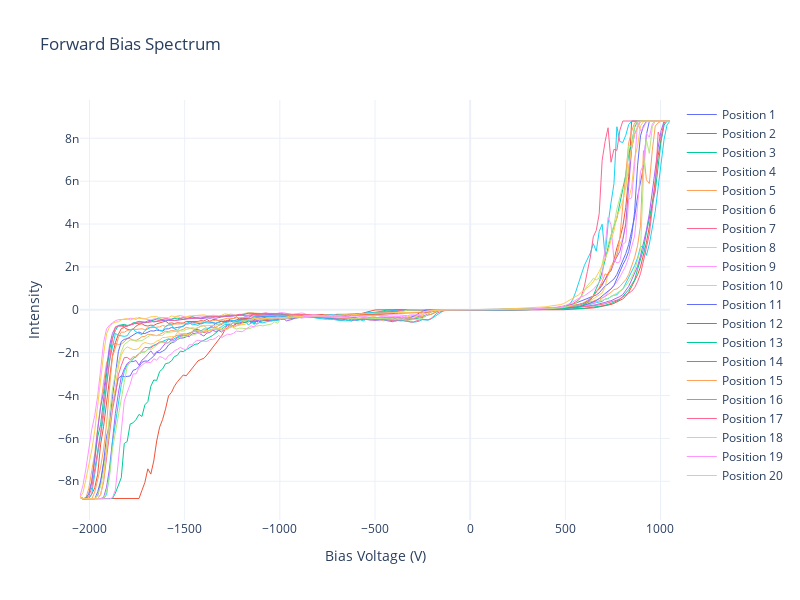
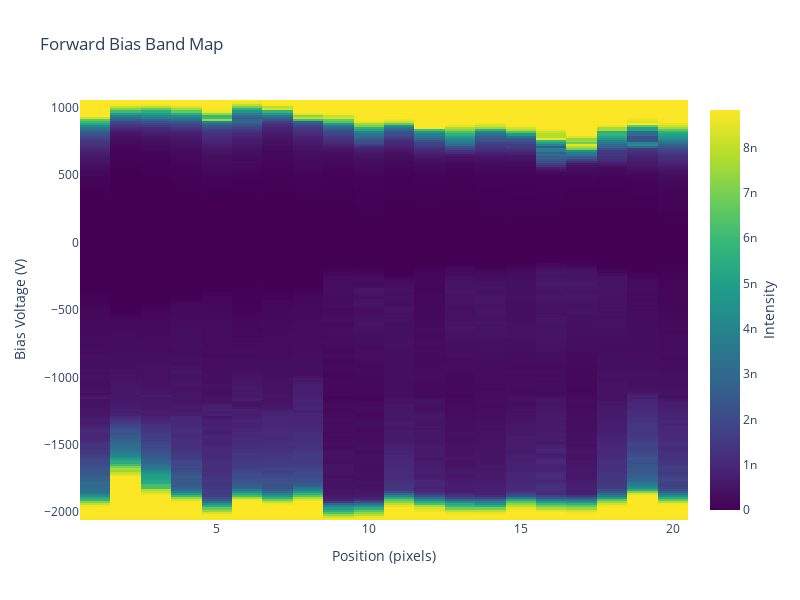

The notebook cell these images were saved under, in order:
### Code cell
import numpy as np
from typing import Dict, List, Tuple
import plotly.graph_objects as go
from plotly.subplots import make_subplots

# Method 1: Simple Max/Min Detection (IVCutter Style)
# Based on the efficient approach from SXM_file_reader.py

def detect_bias_pattern_simple(bias_values: np.ndarray) -> Dict:
    """
    簡單的偏壓模式檢測方法 - 基於最大/最小值檢測
    這是 IVCutter 函數的核心邏輯，高效且實用
    
    Args:
        bias_values: 偏壓值數組
    
    Returns:
        Dict: 檢測結果包含前向/後向掃描段
    """
    if len(bias_values) < 2:
        return {
            'method': 'simple_max_min',
            'forward_segments': [list(range(len(bias_values)))],
            'backward_segments': [],
            'n_cycles': 1,
            'pattern_type': 'single_point' if len(bias_values) == 1 else 'forward_only'
        }
    
    # 找到偏壓的最大值和最小值
    bias_starter = bias_values[0]
    bias_max = np.max(bias_values)
    bias_min = np.min(bias_values)
    
    # 確定掃描的終點值
    if bias_starter == bias_max:
        bias_ender = bias_min
    else:
        bias_ender = bias_max
    
    # 找到起始點和終點的所有索引位置
    start_points = np.where(bias_values == bias_starter)[0]
    end_points = np.where(bias_values == bias_ender)[0]
    
    print(f"🔍 Simple Detection Results:")
    print(f"  Bias range: {bias_min:.3f}V to {bias_max:.3f}V")
    print(f"  Starter bias: {bias_starter:.3f}V (found at indices: {start_points})")
    print(f"  Ender bias: {bias_ender:.3f}V (found at indices: {end_points})")
    
    # 確定掃描週期數
    ramp_cycle = len(end_points) 
    
    forward_segments = []
    backward_segments = []
    
    # 紀錄線段的方式只需要記錄起始和終止點的索引
    # 分析掃描模式
    if len(start_points) == 1 and len(end_points) == 1:
        # 單一前向掃描
        forward_segments.append((start_points[0], end_points[0]))
        
        pattern_type = 'single_forward'
        
    elif len(start_points) == len(end_points):
        # 多次前向掃描
        for i in range(len(start_points)):
            # 前向掃描：從起始點到終點
            forward_segments.append((start_points[i], end_points[i]))
                
        pattern_type = f'multiple_forward_{len(forward_segments)}f'
        
    elif len(start_points) == (len(end_points) + 1):
        # 來回掃描模式
        for i in range(len(end_points)):
            # 前向掃描：從起始點到終點
            forward_segments.append((start_points[i], end_points[i]))
            # 後向掃描：從終點到下一個起始點
            backward_segments.append((end_points[i], start_points[i + 1]))

        pattern_type = f'raster_{len(backward_segments)}'

    print(f"  Detected pattern: {pattern_type}")
    print(f"  Forward segments: {len(forward_segments)}")
    print(f"  Backward segments: {len(backward_segments)}")
    
    return {
        'method': 'simple_max_min',
        'forward_segments': forward_segments,
        'backward_segments': backward_segments,
        'n_cycles': ramp_cycle,
        'pattern_type': pattern_type,
        'bias_starter': bias_starter,
        'bias_ender': bias_ender,
        'start_points': start_points.tolist(),
        'end_points': end_points.tolist()
    }

# 以下是測試數據和嘗試繪製能帶圖
# 測試數據，使用data_3d
test_data_3d = dat_data.get('data_3d', None)

# 取得偏壓範圍
bias_voltages = dat_data.get('bias_values', None)
bias_result = detect_bias_pattern_simple(bias_voltages)

# 列出解析後的結果
print("Bias Pattern Detection Result:")
print(f"  Method: {bias_result['method']}")
print(f"  Forward segments: {(bias_result['forward_segments'])}")
print(f"  Backward segments: {(bias_result['backward_segments'])}")
print(f"  Number of cycles: {bias_result['n_cycles']}")
print(f"  Pattern type: {bias_result['pattern_type']}")
print(f"  Bias starter: {bias_result['bias_starter']:.3f}V")
print(f"  Bias ender: {bias_result['bias_ender']:.3f}V")
print(f"  Start points: {bias_result['start_points']}")
print(f"  End points: {bias_result['end_points']}")

# 先取出forward和backward掃描的數據
forward_bias = bias_voltages[bias_result['forward_segments'][0][0]:bias_result['forward_segments'][0][1] + 1]
backward_bias = bias_voltages[bias_result['backward_segments'][0][0]:bias_result['backward_segments'][0][1] + 1]

print(f"Forward Bias Range: {forward_bias[0]:.3f}V to {forward_bias[-1]:.3f}V")
print(f"Backward Bias Range: {backward_bias[0]:.3f}V to {backward_bias[-1]:.3f}V")

# 先確認是否要翻轉
test_data_3d = prepare_cits_for_display(test_data_3d, scan_direction)

# 先取一條線
line_index = 10  # 假設取第11條線

# 取20個點
line_sts = test_data_3d[:, line_index, 21:41]  # Shape: (n_bias, n_points)

# 將量測數據也依據偏壓模式分離
forward_signal = line_sts[bias_result['forward_segments'][0][0]:bias_result['forward_segments'][0][1] + 1, :]
backward_signal = line_sts[bias_result['backward_segments'][0][0]:bias_result['backward_segments'][0][1] + 1, :]
print(f"Forward Signal Shape: {forward_signal.shape}")
print(f"Backward Signal Shape: {backward_signal.shape}")

# 用plotly繪製能譜和能帶圖

# 能譜圖橫軸是偏壓、縱軸是強度，將各位置的曲線畫在一起，觀察不同位置的能譜差異
fig_spectrum = go.Figure()
for i in range(forward_signal.shape[1]):
    fig_spectrum.add_trace(go.Scatter(
        x=forward_bias,
        y=forward_signal[:, i],
        mode='lines',
        name=f'Position {i+1}',
        line=dict(width=1)
    ))

# 能帶圖則是橫軸是位置、縱軸是偏壓，顏色深淺顯示訊號強度。應該以熱力圖的形式繪製
fig_band = go.Figure()
# for i in range(forward_signal.shape[1]):
#     fig_band.add_trace(go.Heatmap(
#         z=forward_signal[:, i].reshape(-1, 1),  # 將每個位置的信號轉為列向量
#         x=[i + 1],  # 每個位置的索引
#         y=forward_bias,
#         colorscale='Viridis',
#         showscale=(i == forward_signal.shape[1] - 1),  # 最後一個顯示colorbar
#         colorbar=dict(
#             title=dict(text="Intensity", side="right"),
#             x=1.02,
#             len=0.8
#         ),
#         hovertemplate='Position: %{x}<br>Bias: %{y:.3f} V<br>Intensity: %{z:.2e}<extra></extra>'
#     ))
fig_band.add_trace(go.Heatmap(
    z=abs(forward_signal),
    x=list(range(1, forward_signal.shape[1] + 1)),  # 所有位置的索引
    y=forward_bias,  # 偏壓軸
    colorscale='Viridis',
    zsmooth=False,
    colorbar=dict(
        title=dict(text="Intensity", side="right")
    ),
    hovertemplate='Position: %{x}<br>Bias: %{y:.3f} V<br>Intensity: %{z:.2e}<extra></extra>'
))

    
# 更新圖表布局
fig_spectrum.update_layout(
    title="Forward Bias Spectrum",
    xaxis_title="Bias Voltage (V)",
    yaxis_title="Intensity",
    width=800,
    height=600,
    template="plotly_white"
)
fig_band.update_layout(
    title="Forward Bias Band Map",
    xaxis_title="Position (pixels)",
    yaxis_title="Bias Voltage (V)",
    width=800,
    height=600,
    template="plotly_white"
)
# 顯示圖表
fig_spectrum.show()
fig_band.show()

### Figure 1 — Plotly figure (JSON) as saved in the notebook; plotly's stock layout.template omitted (floating-point values rounded to 4 significant figures; data arrays with more than 128 entries replaced by an {"elided": "..."} marker saying what was removed)
{"data": [{"line": {"width": 1}, "mode": "lines", "name": "Position 1", "type": "scatter", "x": {"elided": "201 float values"}, "y": {"elided": "201 float values"}}, {"line": {"width": 1}, "mode": "lines", "name": "Position 2", "type": "scatter", "x": {"elided": "201 float values"}, "y": {"elided": "201 float values"}}, {"line": {"width": 1}, "mode": "lines", "name": "Position 3", "type": "scatter", "x": {"elided": "201 float values"}, "y": {"elided": "201 float values"}}, {"line": {"width": 1}, "mode": "lines", "name": "Position 4", "type": "scatter", "x": {"elided": "201 float values"}, "y": {"elided": "201 float values"}}, {"line": {"width": 1}, "mode": "lines", "name": "Position 5", "type": "scatter", "x": {"elided": "201 float values"}, "y": {"elided": "201 float values"}}, {"line": {"width": 1}, "mode": "lines", "name": "Position 6", "type": "scatter", "x": {"elided": "201 float values"}, "y": {"elided": "201 float values"}}, {"line": {"width": 1}, "mode": "lines", "name": "Position 7", "type": "scatter", "x": {"elided": "201 float values"}, "y": {"elided": "201 float values"}}, {"line": {"width": 1}, "mode": "lines", "name": "Position 8", "type": "scatter", "x": {"elided": "201 float values"}, "y": {"elided": "201 float values"}}, {"line": {"width": 1}, "mode": "lines", "name": "Position 9", "type": "scatter", "x": {"elided": "201 float values"}, "y": {"elided": "201 float values"}}, {"line": {"width": 1}, "mode": "lines", "name": "Position 10", "type": "scatter", "x": {"elided": "201 float values"}, "y": {"elided": "201 float values"}}, {"line": {"width": 1}, "mode": "lines", "name": "Position 11", "type": "scatter", "x": {"elided": "201 float values"}, "y": {"elided": "201 float values"}}, {"line": {"width": 1}, "mode": "lines", "name": "Position 12", "type": "scatter", "x": {"elided": "201 float values"}, "y": {"elided": "201 float values"}}, {"line": {"width": 1}, "mode": "lines", "name": "Position 13", "type": "scatter", "x": {"elided": "201 float values"}, "y": {"elided": "201 float values"}}, {"line": {"width": 1}, "mode": "lines", "name": "Position 14", "type": "scatter", "x": {"elided": "201 float values"}, "y": {"elided": "201 float values"}}, {"line": {"width": 1}, "mode": "lines", "name": "Position 15", "type": "scatter", "x": {"elided": "201 float values"}, "y": {"elided": "201 float values"}}, {"line": {"width": 1}, "mode": "lines", "name": "Position 16", "type": "scatter", "x": {"elided": "201 float values"}, "y": {"elided": "201 float values"}}, {"line": {"width": 1}, "mode": "lines", "name": "Position 17", "type": "scatter", "x": {"elided": "201 float values"}, "y": {"elided": "201 float values"}}, {"line": {"width": 1}, "mode": "lines", "name": "Position 18", "type": "scatter", "x": {"elided": "201 float values"}, "y": {"elided": "201 float values"}}, {"line": {"width": 1}, "mode": "lines", "name": "Position 19", "type": "scatter", "x": {"elided": "201 float values"}, "y": {"elided": "201 float values"}}, {"line": {"width": 1}, "mode": "lines", "name": "Position 20", "type": "scatter", "x": {"elided": "201 float values"}, "y": {"elided": "201 float values"}}], "layout": {"height": 600, "title": {"text": "Forward Bias Spectrum"}, "width": 800, "xaxis": {"title": {"text": "Bias Voltage (V)"}}, "yaxis": {"title": {"text": "Intensity"}}}}

### Figure 2 — Plotly figure (JSON) as saved in the notebook; plotly's stock layout.template omitted (floating-point values rounded to 4 significant figures; data arrays with more than 128 entries replaced by an {"elided": "..."} marker saying what was removed)
{"data": [{"colorbar": {"title": {"side": "right", "text": "Intensity"}}, "colorscale": [[0, "#440154"], [0.1111, "#482878"], [0.2222, "#3e4989"], [0.3333, "#31688e"], [0.4444, "#26828e"], [0.5556, "#1f9e89"], [0.6667, "#35b779"], [0.7778, "#6ece58"], [0.8889, "#b5de2b"], [1, "#fde725"]], "hovertemplate": "Position: %{x}<br>Bias: %{y:.3f} V<br>Intensity: %{z:.2e}<extra></extra>", "type": "heatmap", "x": [1, 2, 3, 4, 5, 6, 7, 8, 9, 10, 11, 12, 13, 14, 15, 16, 17, 18, 19, 20], "y": {"elided": "201 float values"}, "z": {"elided": "201x20 float values"}, "zsmooth": false}], "layout": {"height": 600, "title": {"text": "Forward Bias Band Map"}, "width": 800, "xaxis": {"title": {"text": "Position (pixels)"}}, "yaxis": {"title": {"text": "Bias Voltage (V)"}}}}
